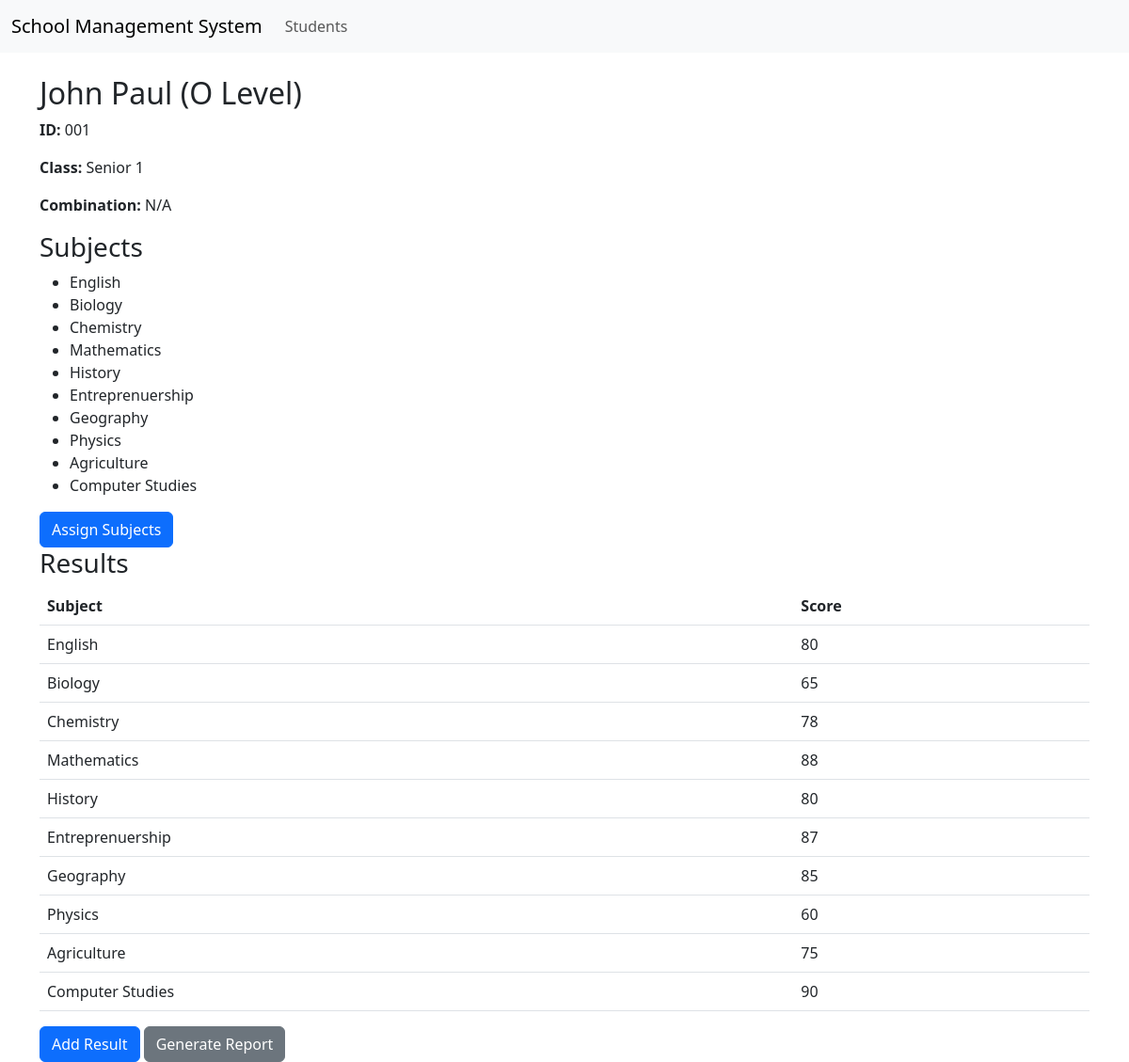
/students/2/, run on the app's committed database.
### school/models.py (models this page shows, shortened)
class Student(models.Model):
    student_id = models.CharField(max_length=20, unique=True)
    name = models.CharField(max_length=100)
    level = models.CharField(max_length=1, choices=[('O', 'O Level'), ('A', 'A Level')])
    class_year = models.CharField(max_length=2, choices=CLASS_YEARS)
    combination = models.CharField(max_length=50, blank=True, null=True)
    subjects = models.ManyToManyField(Subject, blank=True)

class Subject(models.Model):
    name = models.CharField(max_length=100)
    level = models.CharField(max_length=1, choices=[('O', 'O Level'), ('A', 'A Level')])
    is_subsidiary = models.BooleanField(default=False)  # New field for GP, Sub Maths, Sub ICT

class Result(models.Model):
    student = models.ForeignKey(Student, on_delete=models.CASCADE)
    subject = models.ForeignKey(Subject, on_delete=models.CASCADE)
    score = models.IntegerField()

### school/views.py (the view)
# urls.py: path('students/<int:pk>/', StudentDetailView.as_view(), name='student_detail'),
class StudentDetailView(DetailView):
    model = Student
    template_name = 'school/student_detail.html'

### school/templates/school/student_detail.html (shortened to what this page needs)
{% extends 'school/base.html' %}
{% block content %}
<h2>{{ object.name }} ({{ object.get_level_display }})</h2>
<p><strong>ID:</strong> {{ object.student_id }}</p>
<p><strong>Class:</strong> {{ object.get_class_year_display }}</p>
<p><strong>Combination:</strong> {{ object.combination|default:"N/A" }}</p>
<h3>Subjects</h3>
<ul>
    {% for subject in object.subjects.all %}
    <li>{{ subject.name }}</li>
    {% empty %}
    <li>No subjects assigned.</li>
    {% endfor %}
</ul>
<a href="{% url 'assign_subjects' object.pk %}" class="btn btn-primary">Assign Subjects</a>
<h3>Results</h3>
<table class="table">
    <thead>
        <tr><th>Subject</th><th>Score</th></tr>
    </thead>
    <tbody>
        {% for result in object.result_set.all %}
        <tr><td>{{ result.subject.name }}</td><td>{{ result.score }}</td></tr>
        {% empty %}
        <tr><td colspan="2">No results.</td></tr>
        {% endfor %}
    </tbody>
</table>
<a href="{% url 'add_result' object.pk %}" class="btn btn-primary">Add Result</a>
<a href="{% url 'report' object.pk %}" class="btn btn-secondary">Generate Report</a>
{% endblock %}

### data on the page
Student: name "John Paul", level "O Level", student_id "001", class_year "Senior 1", combination "N/A"
Subject: name "English"
Subject: name "Biology"
Subject: name "Chemistry"
Subject: name "Mathematics"
Subject: name "History"
Subject: name "Entreprenuership"
Subject: name "Geography"
Subject: name "Physics"
Subject: name "Agriculture"
Subject: name "Computer Studies"
Result: subject.name "English", score "80"
Result: subject.name "Biology", score "65"
Result: subject.name "Chemistry", score "78"
Result: subject.name "Mathematics", score "88"
Result: subject.name "History", score "80"
Result: subject.name "Entreprenuership", score "87"
Result: subject.name "Geography", score "85"
Result: subject.name "Physics", score "60"
Result: subject.name "Agriculture", score "75"
Result: subject.name "Computer Studies", score "90"
